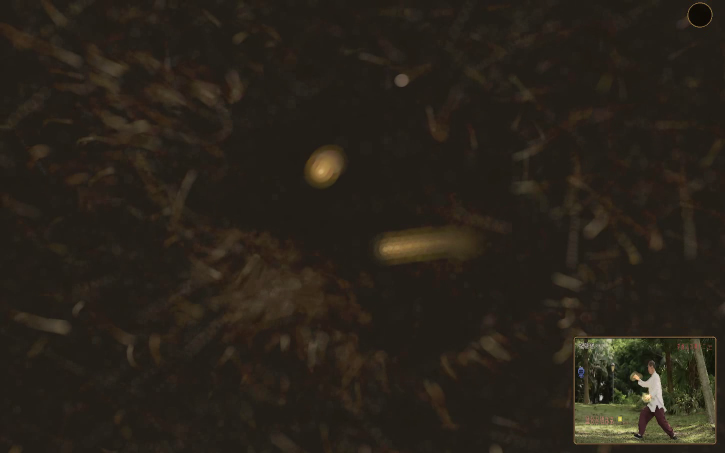
#> input picture 主程序直录_摄像头模拟_预览.png, 1450 x 906 px (shown at 1/2 size)
$ python -i render_video.py   (imports and definitions only)
#> lines starting #> are read from the running program, lines starting #| are printed output that depends on the picture; after the words box and inside, x2 and y2 are one past the last pixel; in counts of white or black regions, pixels touching at a corner belong together
#> further down, picture is the input picture: shape (906, 1450, 3); mean B, G, R 26, 34.5, 40.6
#!/usr/bin/env python3
"""
演卦 · 视频渲染器 v2
=====================
程序界面风格：全屏星尘粒子 + 右下角参考视频小窗。
纯 OpenCV + NumPy，不依赖 py5。

用法: python render_video.py
输入: 参考视频.mp4
输出: 效果视频.mp4
"""

import time
import numpy as np
from collections import deque

import cv2
import mediapipe as mp

# ============================================================
# 色彩常量 (与 yan_gua.py 一致)
# ============================================================
BG_R, BG_G, BG_B = 16, 12, 8
BG_BGR = (BG_B, BG_G, BG_R)

INK_COLORS = [
    (180, 160, 130),
    (140, 120, 95),
    (105, 85, 65),
    (75, 58, 42),
    (48, 35, 24),
    (28, 18, 12),
]
INK_COLORS_BGR = [(b, g, r) for r, g, b in INK_COLORS]

WARM_ACCENT_BGR = (90, 155, 200)
WARM_LIGHT_BGR = (150, 210, 240)

# ============================================================
# 画布 & 小窗常量
# ============================================================
CANVAS_W, CANVAS_H = 1280, 720
CAM_W, CAM_H = 280, 210
CAM_MARGIN = 20

# ============================================================
# 粒子物理参数 (与 yan_gua.py 一致)
# ============================================================
PARTICLE_COUNT = 4000
INFLUENCE_RADIUS = 240  # 1.5x (与 yan_gua.py 同步)
MAX_SPEED = 800
CURVATURE_REF = 400
SMOOTH_ALPHA = 0.35
HISTORY_SIZE = 45
BASE_DAMPING = 0.985
TRAIL_ALPHA = 15                        # 视频拖尾 (琥珀流动感)
PARTICLE_ALPHA_MAX = 22
PARTICLE_SIZE_MAX = 32


# ============================================================
# MotionAnalyzer (与 yan_gua.py 相同)
# ============================================================
class MotionAnalyzer:
    MAX_HANDS = 2

    # [72 lines left out: functions __init__, _new_state, process, _compute, not called in this run]


# ============================================================
# 视频手部检测器
# ============================================================
class VideoHandTracker:
    # [32 lines left out: functions __init__, read, not called in this run]

    def release(self):
        self.cap.release()
        self.hands.close()


# ============================================================
# 粒子系统 (纯 NumPy)
# ============================================================
class CloudParticles:
    # [217 lines left out: functions __init__, update, draw_particles, process_camera_window, not called in this run]


def ink_wash(img):
    """轻水墨滤镜：磨皮 → 暖调 → 墨线"""
    smooth = cv2.bilateralFilter(img, 5, 40, 40)
    gray = cv2.cvtColor(smooth, cv2.COLOR_BGR2GRAY).astype(np.float32) / 255.0
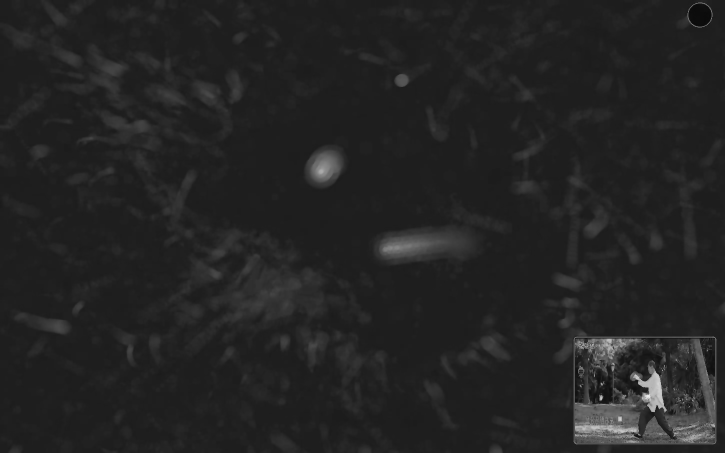
#> gray: shape (906, 1450) float32 (shown at 1/2 size); min 0.0196, max 0.941, mean 0.139
    b = np.clip(16 + gray * 120, 0, 255).astype(np.uint8)
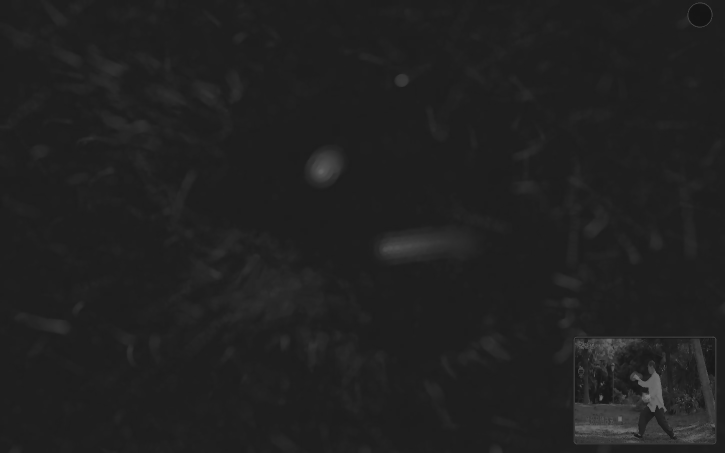
#> b: shape (906, 1450) (shown at 1/2 size); min 18, max 128, mean 32.4
    g = np.clip(22 + gray * 155, 0, 255).astype(np.uint8)
    r = np.clip(28 + gray * 180, 0, 255).astype(np.uint8)
    warm = cv2.merge([b, g, r])
    result = cv2.addWeighted(smooth, 0.65, warm, 0.35, 0)
    edges = cv2.Canny(cv2.cvtColor(smooth, cv2.COLOR_BGR2GRAY), 40, 120)
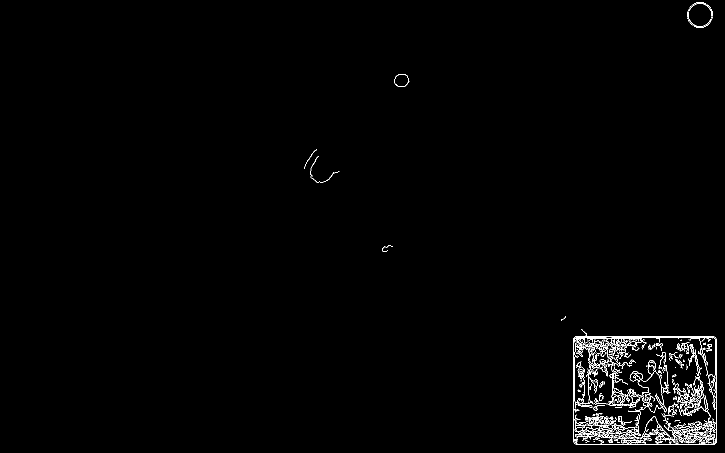
#> edges: shape (906, 1450) (shown at 1/2 size); 1% white in thin lines or dots, all inside (x1, y1, x2, y2) = (608, 4, 1433, 889)
    edges = cv2.dilate(edges, np.ones((2, 2), np.uint8), iterations=1)
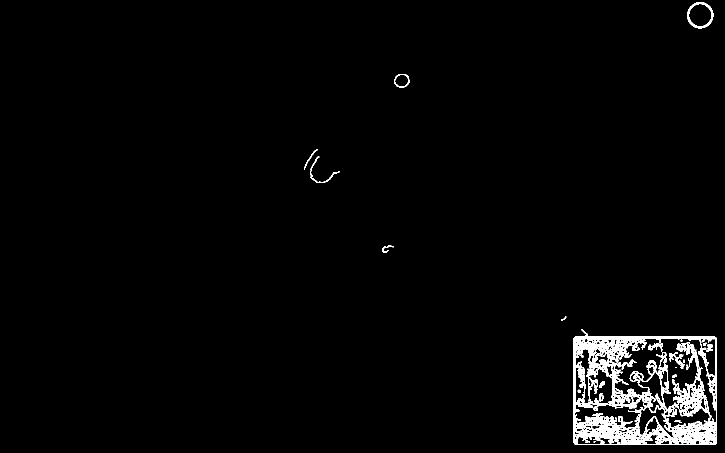
#> edges: shape (906, 1450) (shown at 1/2 size); 2.2% white; 30 white regions (8 under 20 px), largest, box (x1, y1, x2, y2) and area: (1147, 658, 1434, 890) 26201, (1374, 4, 1427, 57) 658, (620, 313, 680, 366) 301
    edges_blur = cv2.GaussianBlur(edges.astype(np.float32), (3, 3), 0) / 255.0
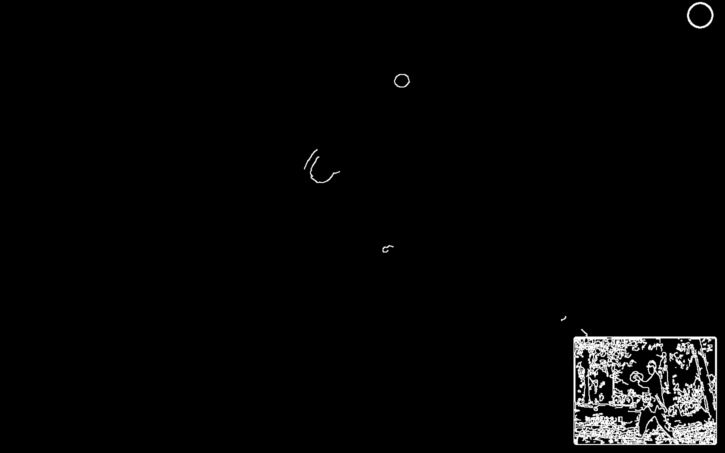
#> edges_blur: shape (906, 1450) float32 (shown at 1/2 size); min 0, max 1, mean 0.0221
    ink_color = np.array([20, 28, 38], dtype=np.float32)
    ef = edges_blur * 0.2
    result = (result.astype(np.float32) * (1.0 - ef[:, :, np.newaxis])
              + ink_color.reshape(1, 1, 3) * ef[:, :, np.newaxis]).astype(np.uint8)
    return result


# [203 lines left out: functions draw_pose_skeleton, brush_landmarks, vignette, draw_camera_border, main, not called in this run]


# [2 lines not run here, left out]

>>> import cv2
>>> picture = cv2.imread('主程序直录_摄像头模拟_预览.png')
>>> result = ink_wash(picture)

$ run again, on 主程序直录_预览.png
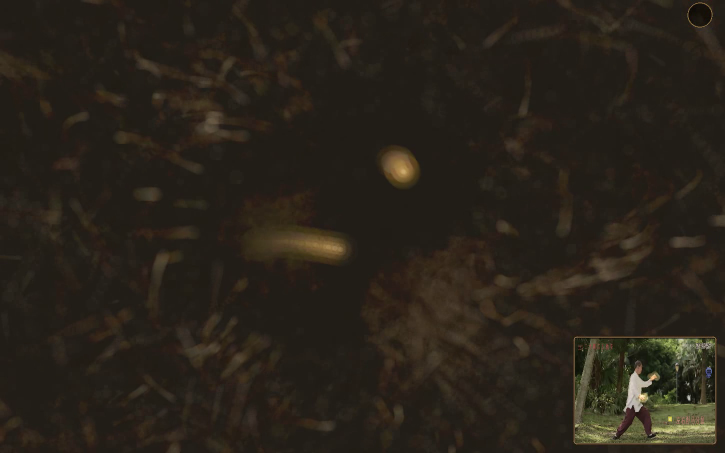
#> input picture 主程序直录_预览.png, 1450 x 906 px (shown at 1/2 size)
#> picture is the input picture: shape (906, 1450, 3); mean B, G, R 26.1, 34.9, 41.1
#> in ink_wash, `edges = cv2.Canny(cv2.cvtColor(smooth, cv2.COLOR_BGR2GRAY), 40, 120)`:
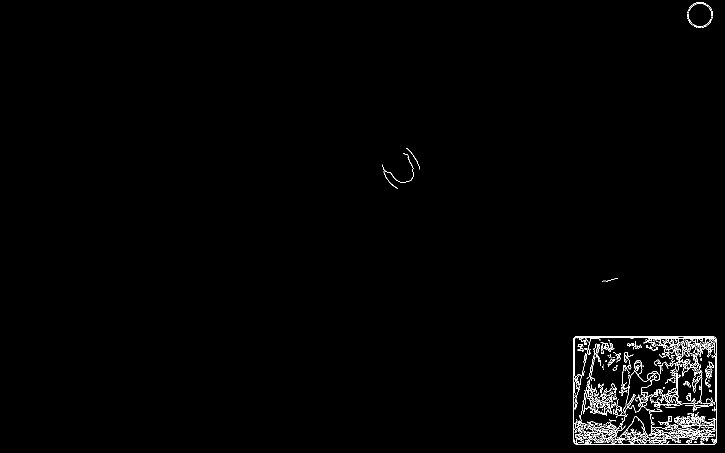
#> edges: shape (906, 1450) (shown at 1/2 size); 1% white in thin lines or dots, all inside (x1, y1, x2, y2) = (764, 4, 1434, 889)
#> in ink_wash, `edges_blur = cv2.GaussianBlur(edges.astype(np.float32), (3, 3), 0) / 2..`:
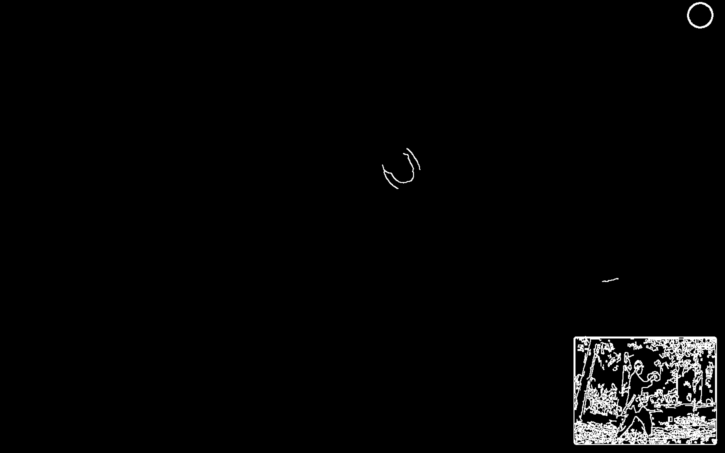
#> edges_blur: shape (906, 1450) float32 (shown at 1/2 size); min 0, max 1, mean 0.0221
